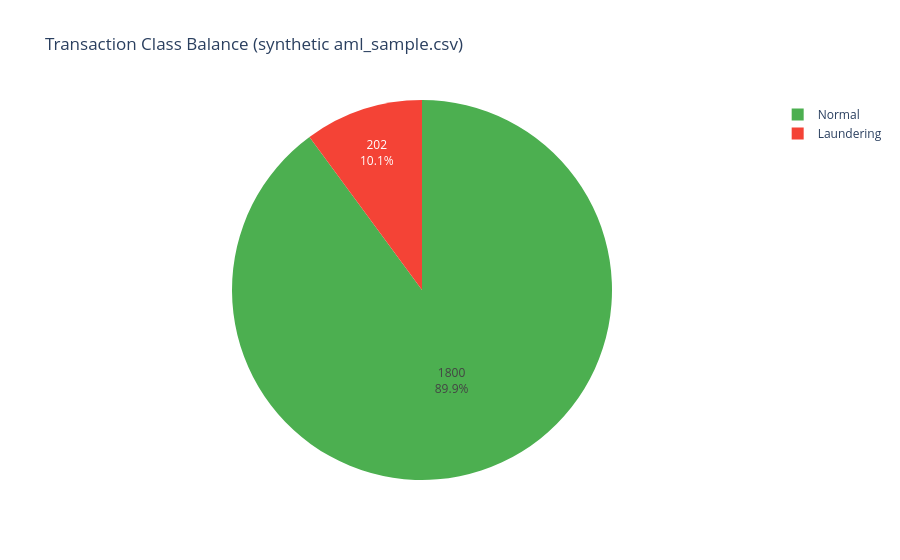

The notebook cell this image was saved under:
### Markdown cell above
### 2a. Class balance chart

### Code cell
fig = px.pie(
    values=[n_normal, n_pos],
    names=["Normal", "Laundering"],
    title="Transaction Class Balance (synthetic aml_sample.csv)",
    color_discrete_sequence=["#4CAF50", "#F44336"],
)
fig.update_traces(textinfo="percent+value")
fig.show()

### Figure 1 — Plotly figure (JSON) as saved in the notebook; plotly's stock layout.template omitted (floating-point values rounded to 4 significant figures)
{"data": [{"domain": {"x": [0.0, 1.0], "y": [0.0, 1.0]}, "hovertemplate": "label=%{label}<br>value=%{value}<extra></extra>", "labels": ["Normal", "Laundering"], "legendgroup": "", "name": "", "showlegend": true, "textinfo": "percent+value", "type": "pie", "values": [1800, 202]}], "layout": {"legend": {"tracegroupgap": 0}, "piecolorway": ["#4CAF50", "#F44336"], "title": {"text": "Transaction Class Balance (synthetic aml_sample.csv)"}}}
